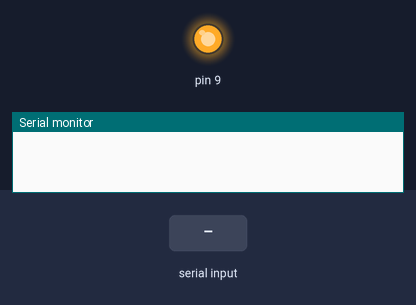
Simulated run of this sketch. Board: Arduino Uno, built with avr-gcc and run on an emulated ATmega328P. Parts: output pins drawn as LEDs (lit = HIGH), the last lines printed to the serial monitor. The test bench sets the inputs (shaded band).

Above: at 1.2 s.
1.3 s: "b" received over the second serial link
At 2.5 s:
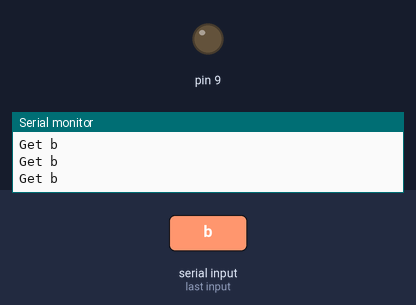
2.8 s: "a" received over the second serial link
At 3.3 s:
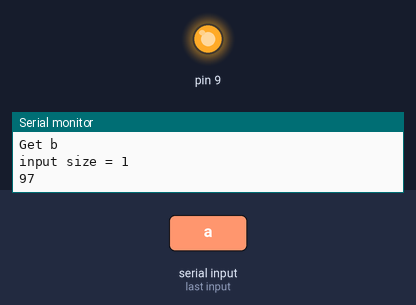
Timing chart, 0 to 5.8 s (numbered marks = the images above; inputs shaded):
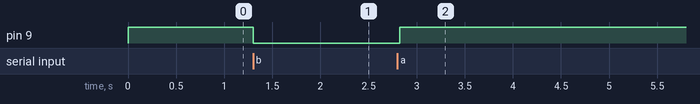

The sketch:

I2CBT.ino
```cpp
#include <SoftwareSerial.h>
#include <Wire.h>//引用二個函式庫SoftwareSerial及Wire
//http://blog.cavedu.com/programming-language/appinventor/appinventorandarduinowithbluetooth2/
SoftwareSerial I2CBT(10,11);//定義PIN10及PIN11分別為RX及TX腳位

byte cmmd[20];
int insize, a;

void setup()
{

   Serial.begin(9600); //Arduino起始鮑率：9600
   I2CBT.begin(9600); //藍牙鮑率：57600(注意！鮑率每個藍牙晶片不一定相同，請務必確認
   pinMode(9, OUTPUT);  //請注意您使用的Arduino 該腳位是否支援 PWM (會有~符號），否則會看不到效果
   digitalWrite(9,HIGH); //點亮LED
}

void loop() {

	byte cmmd[20];
	int insize;
	while(1)
	{
		if ((insize=(I2CBT.available()))>0)
		{ //讀取藍牙訊息
			Serial.print("input size = ");
			Serial.println(insize);
			for (int i=0; i<insize; i++)
			{
				Serial.print(cmmd[i]=char(I2CBT.read()));
				Serial.print(" ");
			}//此段請參考上一篇解釋
		}
		switch (cmmd[0])
		{ //讀取第一個字
			case 97: //97為"a"的ASCII CODE
			digitalWrite(13,HIGH); //點亮LED
			digitalWrite(9,HIGH); //點亮LED
			break;

			case 98://98為"b"的ASCII CODE
			Serial.println("Get b");
			digitalWrite(13,LOW); //熄滅LED
			digitalWrite(9,LOW); //熄滅LED
			break;
		} //Switch
	} //while
}
```

Measured:
- after the input at 1.3 s, pin 9: HIGH → LOW at once
- after the input at 2.8 s, pin 9: LOW → HIGH at once
